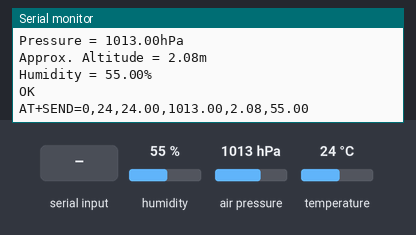
The sketch below on a simulated Arduino Uno, built with avr-gcc and run on an emulated ATmega328P. Parts: the last lines printed to the serial monitor. The inputs (shaded band) are chosen by the test bench; at power-on: humidity 55 %, air pressure 1013 hPa, temperature 24 °C. The modem accepts every AT command (registered, SIM ready, sends succeed) and sends nothing else.

Above: at 1.2 s.
1.3 s: "1" received over the second serial link
6.5 s: humidity set to 22 %
At 7.0 s:
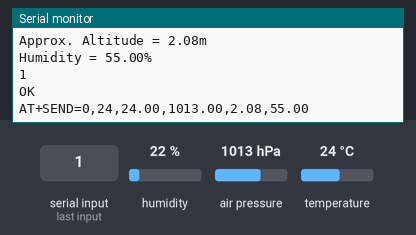
9.5 s: air pressure set to 952 hPa
At 11.5 s:
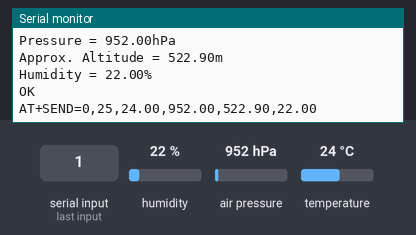
12.5 s: temperature set to 12 °C
At 15.4 s:
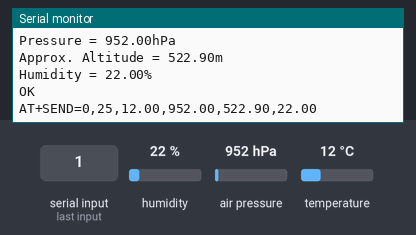

Measured:
- after the input at 9.5 s, the serial monitor: prints a new line after 0.53 s (image 2)
- after the input at 12.5 s, the serial monitor: prints a new line after 2.5 s (image 3)

The sketch:

transmitter.ino
```cpp
#include <SoftwareSerial.h>
#include <Wire.h>
#include <SPI.h>
#include <Adafruit_Sensor.h>
#include <Adafruit_BME280.h>

SoftwareSerial lora(2,3);

#define SEALEVELPRESSURE_HPA (1013.25)
Adafruit_BME280 bme;

void setup()
{
  // put your setup code here, to run once:
  Serial.begin(115200);
  lora.begin(115200);
  if (!bme.begin(0x76))
  {
    Serial.println("Could not find a valid BME280 sensor, check wiring!");
    while (1);
  }
}

void loop()
{
  float temperature = bme.readTemperature();
  float pressure = bme.readPressure() / 100.0F;
  float altitude = bme.readAltitude(SEALEVELPRESSURE_HPA);
  float humidity = bme.readHumidity();

  Serial.print(F("Temperature = "));
  Serial.print(temperature);
  Serial.println(F("*C"));

  Serial.print(F("Pressure = "));
  Serial.print(pressure);
  Serial.println(F("hPa"));

  Serial.print(F("Approx. Altitude = "));
  Serial.print(altitude);
  Serial.println(F("m"));

  Serial.print(F("Humidity = "));
  Serial.print(humidity);
  Serial.println(F("%"));

  String temp = String(temperature);
  String pres = String(pressure);
  String alt = String(altitude);
  String hum = String(humidity);

  String values = String(temp)+","+ String(pres)+","+ String(alt)+","+ String(hum);
  String cmd = "AT+SEND=0,"+String(values.length())+","+values;
  lora.println(cmd);

  while(lora.available())
  {
    Serial.write(lora.read());
  }
  Serial.println();
  Serial.println(cmd);
  delay(5000);
}
```
